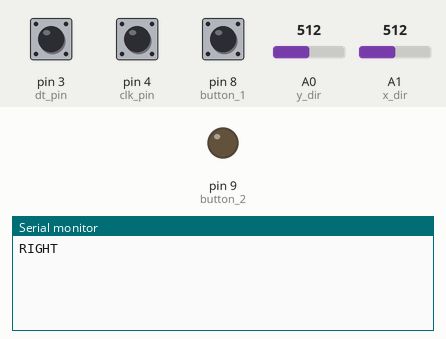
Bench run of a sketch on a simulated Arduino Leonardo, built with avr-gcc and run on an emulated ATmega32U4. On the bench: output pins drawn as LEDs (lit = HIGH), the last lines printed to the serial monitor. The test bench sets the inputs (shaded band); at power-on: A0 (y_dir) = 512, A1 (x_dir) = 512, pin 3 (dt_pin) HIGH, pin 4 (clk_pin) HIGH, pin 8 (button_1) HIGH. USB keyboard and mouse output is not drawn.

Above: at 1.2 s.
1.3 s: A0 (y_dir) set to 582
2.8 s: A0 (y_dir) set to 609
At 3.6 s:
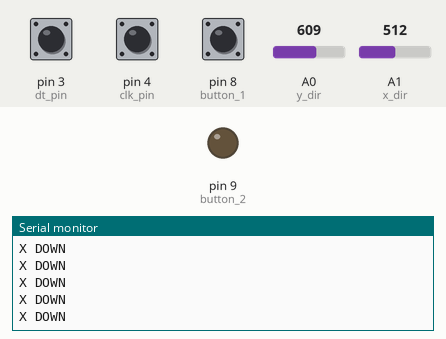
4.7 s: A1 (x_dir) set to 589
6.2 s: A1 (x_dir) set to 615
At 7.3 s:
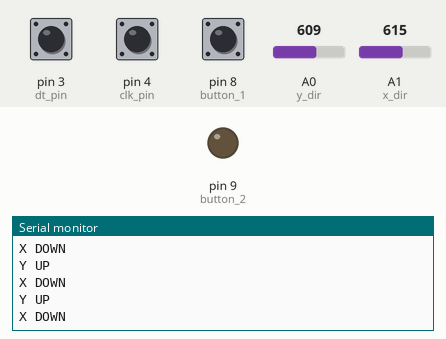

Measured:
- the behaviour switches between 600 and 601 on A0 (y_dir) (found by bisection; images 0 and 1)
- after the input at 2.8 s, the serial monitor: prints a new line at once (image 1)
- after the input at 6.2 s, the serial monitor: prints a new line at once (image 2)

The sketch:

mini-joystick.ino
```cpp
#include <Joystick.h>

//encoder
#define dt_pin 3 //4 dans le spec sheet
#define clk_pin 4 //5

volatile int rotation = 0;

int previousClk;
int currentClk;
int previousDt;
int currentDt;

//bouton
int button_1 = 8; //2
int button_2 = 9; //3 dans spec sheet

//joystick
int x_dir = A1; //8
int y_dir = A0; //7

Joystick_ Joystick(JOYSTICK_DEFAULT_REPORT_ID,JOYSTICK_TYPE_GAMEPAD,
  7, 0,                  // Button Count, Hat Switch Count
  false, false, false,     // X and Y, but no Z Axis
  false, false, false,   // No Rx, Ry, or Rz
  false, false,          // No rudder or throttle
  false, false, false);  // No accelerator, brake, or steering

void setup() {
    Serial.begin(115200);
    while (!Serial);

    pinMode(button_1, INPUT_PULLUP);
    pinMode(button_2, OUTPUT);

    pinMode(dt_pin, INPUT_PULLUP);
    pinMode(clk_pin, INPUT_PULLUP);

    Joystick.begin(false);
}

void loop() {
    //encoder
    // Read the current state of inputCLK
    currentClk = digitalRead(clk_pin);

    // If the previous and the current state of the inputCLK are different then a pulse has occured
    if (currentClk != previousClk) {

        // If the inputDT state is different than the inputCLK state then
        // the encoder is rotating counterclockwise
        if (digitalRead(dt_pin) != currentClk) {
            rotation = -1;

        }
        else {
            // Encoder is rotating clockwise
            rotation = 1;

        }
    }
    // Update previousStateCLK with the current state
    previousClk = currentClk;

    currentDt = digitalRead(dt_pin);

    // If the previous and the current state of the inputCLK are different then a pulse has occured
    if (currentDt != previousDt) {

        // If the inputDT state is different than the inputCLK state then
        // the encoder is rotating counterclockwise
        if (digitalRead(clk_pin) != currentDt) {
            rotation = 1;

        }
        else {
            // Encoder is rotating clockwise
            rotation = -1;

        }
    }
    // Update previousStateCLK with the current state
    previousDt = currentDt;

    if (rotation != 0) {
        if (rotation == 1) {
            Serial.println("LEFT");
            Joystick.pressButton(0);
        }
        else if (rotation == -1) {
            Serial.println("RIGHT");
            Joystick.pressButton(1);
        }
        rotation = 0;
    }

    //bouton
    digitalWrite(button_2, LOW);

    int b1 = digitalRead(button_1);

    if (b1 == 0) {
        Serial.println("Bouton pesé");
        Joystick.pressButton(2);
    }

    //joystick
    int x = analogRead(x_dir);
    int y = analogRead(y_dir);

    if (x > 600) {
        Serial.println("Y UP");
        Joystick.pressButton(3);
    }
    else if (x < 400) {
        Serial.println("Y DOWN");
        Joystick.pressButton(4);
    }

    if (y > 600) {
        Serial.println("X DOWN");
        Joystick.pressButton(5);
    }
    else if (y < 400) {
        Serial.println("X UP");
        Joystick.pressButton(6);
    }

    Joystick.sendState();
    delay(5); // wait for a second
    ClearButtons();
}

void ClearButtons()
{
  Joystick.releaseButton(0);
  Joystick.releaseButton(1);
  Joystick.releaseButton(2);
  Joystick.releaseButton(3);
  Joystick.releaseButton(4);
  Joystick.releaseButton(5);
  Joystick.releaseButton(6);
}
```
